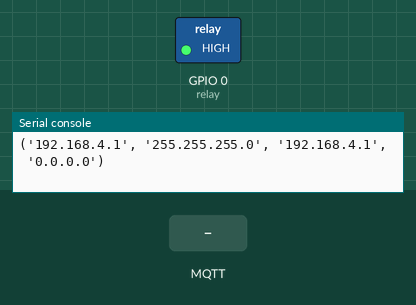
The program below on a simulated ESP8266 board running MicroPython. Parts: switched loads named in the program (green lamp = pin HIGH), the last lines printed to the serial console. Inputs (shaded band) come from the test bench. WiFi joins after 1.5 s; no MQTT or app messages arrive unless stated; the board's own WiFi access point starts at once; values from a settings file that is not in the repository are placeholders.

Above: at 2.8 s.
2.9 s: MQTT message "On" arrives on the first subscribed topic
At 3.4 s:
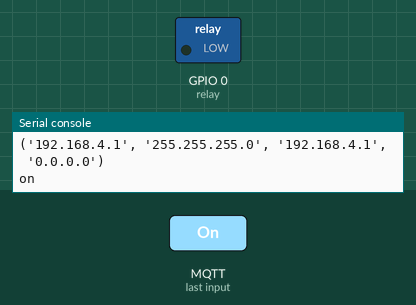
4.4 s: MQTT message "1" arrives on the first subscribed topic
At 5.8 s:
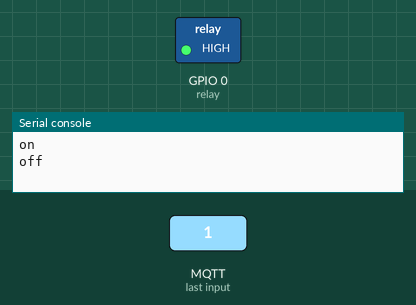
Timing chart, 0 to 7.4 s (numbered marks = the images above; inputs shaded):
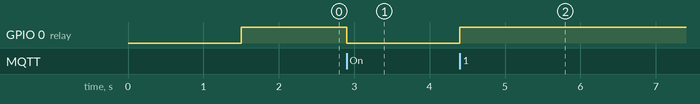

The program:

main.py
```python
from machine import Pin
from umqtt.simple import MQTTClient
import config

relay = Pin(0, Pin.OUT)
relay.value(1)


def sub_callback(topic, msg):
    if msg == b'On':
        relay.value(0)
        print("on")
    else:
        relay.value(1)
        print("off")


mqtt = MQTTClient(client_id=config.MQTT_CLIENT_ID, server=config.MQTT_SERVER,
                  user=config.MQTT_USER, password=config.MQTT_PASSWORD)
mqtt.set_callback(sub_callback)
mqtt.connect()
mqtt.subscribe(config.MQTT_TOPIC)

try:
    while True:
        mqtt.wait_msg()
except Exception as e:
    if e.args[0] == -1:
        print('Socket disconnected')
    else:
        print(e)
finally:
    mqtt.disconnect()
```

boot.py
```python
# This file is executed on every boot (including wake-boot from deepsleep)
import config
import machine, network, esp, os, gc, webrepl

try:
    import usocket as socket
except:
    import socket

debug = True
if not debug:
    esp.osdebug(None)
    os.dupterm(None, 1)  # disable REPL on UART(0)


def connect_sta():
    """ Connect to LAN """
    sta = network.WLAN(network.STA_IF)
    sta.active(config.STA_ACTIVE)
    if config.STA_ACTIVE:
        sta.config(dhcp_hostname=config.STA_HOSTNAME)
        if not sta.isconnected():
            sta.connect(config.STA_CREDENTIALS)
            while not sta.isconnected():
                pass
            if debug:
                print(sta.ifconfig())


def create_ap():
    """ Create Access point """
    ap = network.WLAN(network.AP_IF)
    ap.active(config.AP_ACTIVE)
    if config.AP_ACTIVE:
        ap.config(essid=config.AP_SSID, password=config.AP_PASSWORD, authmode=network.AUTH_WPA_WPA2_PSK)
        while not ap.active():
            pass
        if debug:
            print(ap.ifconfig())


gc.collect()
connect_sta()
create_ap()
webrepl.start()
```

Measured:
- after the input at 2.9 s, GPIO 0 (relay): HIGH → LOW at once
- after the input at 4.4 s, GPIO 0 (relay): LOW → HIGH at once
